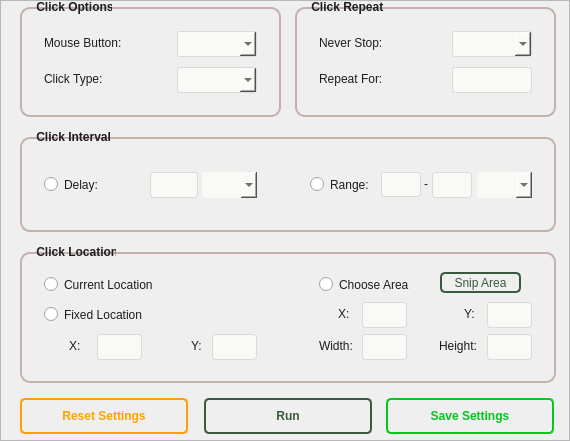
       <widget class="QFrame" name="home_frame">
        <property name="geometry">
         <rect>
          <x>72</x>
          <y>0</y>
          <width>570</width>
          <height>441</height>
         </rect>
        </property>
        <property name="sizePolicy">
         <sizepolicy hsizetype="Preferred" vsizetype="Preferred">
          <horstretch>0</horstretch>
          <verstretch>0</verstretch>
         </sizepolicy>
        </property>
        <property name="toolTip">
         <string/>
        </property>
        <property name="styleSheet">
         <string notr="true">color: rgb(30, 30, 30);
</string>
        </property>
        <property name="frameShape">
         <enum>QFrame::StyledPanel</enum>
        </property>
        <property name="frameShadow">
         <enum>QFrame::Raised</enum>
        </property>
        <property name="midLineWidth">
         <number>0</number>
        </property>
        <widget class="QPushButton" name="reset_settings_button">
         <property name="geometry">
          <rect>
           <x>20</x>
           <y>398</y>
           <width>168</width>
           <height>36</height>
          </rect>
         </property>
         <property name="font">
          <font>
           <pointsize>9</pointsize>
           <weight>75</weight>
           <bold>true</bold>
          </font>
         </property>
         <property name="toolTip">
          <string>&lt;p style='white-space:pre'&gt;Reset the tool to default values&lt;/p&gt;</string>
         </property>
         <property name="styleSheet">
          <string notr="true">QPushButton {
border-radius: 5px;
border: 2px solid rgb(255, 162, 0);
color: rgb(255, 162, 0);

}

QPushButton:hover {
color: white;
background-color: rgb(255, 162, 0);
}

QToolTip {
background-color: #e0e0e0;
border: none; }
</string>
         </property>
         <property name="text">
          <string>Reset Settings</string>
         </property>
        </widget>
        <widget class="QPushButton" name="save_settings_button">
         <property name="geometry">
          <rect>
           <x>386</x>
           <y>398</y>
           <width>168</width>
           <height>36</height>
          </rect>
         </property>
         <property name="font">
          <font>
           <pointsize>9</pointsize>
           <weight>75</weight>
           <bold>true</bold>
          </font>
         </property>
         <property name="toolTip">
          <string>&lt;p style='white-space:pre'&gt;Save the click settings to PC or App&lt;/p&gt;</string>
         </property>
         <property name="styleSheet">
          <string notr="true">QPushButton{
border-radius: 5px;
border: 2px solid rgb(3, 199, 26);
color: rgb(3, 199, 26);

}

QPushButton:hover {
color: white;
background-color: rgb(3, 199, 26);
}

QToolTip {
background-color: #e0e0e0;
border: none; }</string>
         </property>
         <property name="text">
          <string>Save Settings</string>
         </property>
        </widget>
        <widget class="QPushButton" name="play_button">
         <property name="geometry">
          <rect>
           <x>204</x>
           <y>398</y>
           <width>168</width>
           <height>36</height>
          </rect>
         </property>
         <property name="font">
          <font>
           <pointsize>9</pointsize>
           <weight>75</weight>
           <bold>true</bold>
          </font>
         </property>
         <property name="toolTip">
          <string/>
         </property>
         <property name="styleSheet">
          <string notr="true">QPushButton{
border-radius: 5px;
border: 2px solid #3A5A40;
color: #3A5A40;

}

QPushButton:hover {
color: white;
background-color: #3A5A40;
}</string>
         </property>
         <property name="text">
          <string>Run</string>
         </property>
         <property name="icon">
          <iconset>
           <normaloff>../../.designer/backup/images/Run.png</normaloff>../../.designer/backup/images/Run.png</iconset>
         </property>
        </widget>
        <widget class="QFrame" name="frame">
         <property name="geometry">
          <rect>
           <x>20</x>
           <y>7</y>
           <width>261</width>
           <height>110</height>
          </rect>
         </property>
         <property name="styleSheet">
          <string notr="true">border: 1.5px solid rgb(196, 177, 174);

border-radius: 10px;</string>
         </property>
         <property name="frameShape">
          <enum>QFrame::StyledPanel</enum>
         </property>
         <property name="frameShadow">
          <enum>QFrame::Raised</enum>
         </property>
         <widget class="QComboBox" name="click_type_combobox">
          <property name="geometry">
           <rect>
            <x>157</x>
            <y>60</y>
            <width>80</width>
            <height>26</height>
           </rect>
          </property>
          <property name="maximumSize">
           <size>
            <width>16777215</width>
            <height>16777215</height>
           </size>
          </property>
          <property name="font">
           <font>
            <pointsize>9</pointsize>
           </font>
          </property>
          <property name="styleSheet">
           <string notr="true">background-color: rgb(249, 249, 245);
border: 1px solid;
border-radius: 3px;
border-color: rgb(218, 218, 218)</string>
          </property>
          <property name="currentText">
           <string/>
          </property>
         </widget>
         <widget class="QComboBox" name="mouse_button_combobox">
          <property name="geometry">
           <rect>
            <x>157</x>
            <y>24</y>
            <width>80</width>
            <height>26</height>
           </rect>
          </property>
          <property name="maximumSize">
           <size>
            <width>16777215</width>
            <height>16777215</height>
           </size>
          </property>
          <property name="font">
           <font>
            <pointsize>9</pointsize>
           </font>
          </property>
          <property name="styleSheet">
           <string notr="true">background-color: rgb(249, 249, 245);
border: 1px solid;
border-radius: 3px;
border-color: rgb(218, 218, 218)</string>
          </property>
         </widget>
         <widget class="QLabel" name="mouse_button_label">
          <property name="geometry">
           <rect>
            <x>24</x>
            <y>27</y>
            <width>96</width>
            <height>18</height>
           </rect>
          </property>
          <property name="font">
           <font>
            <pointsize>9</pointsize>
           </font>
          </property>
          <property name="styleSheet">
           <string notr="true">border: none;</string>
          </property>
          <property name="text">
           <string>Mouse Button:</string>
          </property>
         </widget>
         <widget class="QLabel" name="click_type_label">
          <property name="geometry">
           <rect>
            <x>24</x>
            <y>63</y>
            <width>71</width>
            <height>18</height>
           </rect>
          </property>
          <property name="font">
           <font>
            <family>Arial</family>
            <pointsize>9</pointsize>
           </font>
          </property>
          <property name="styleSheet">
           <string notr="true">border: none;</string>
          </property>
          <property name="text">
           <string>Click Type:</string>
          </property>
         </widget>
         <zorder>click_type_combobox</zorder>
         <zorder>mouse_button_label</zorder>
         <zorder>click_type_label</zorder>
         <zorder>mouse_button_combobox</zorder>
        </widget>
        <widget class="QLabel" name="label_2">
         <property name="enabled">
          <bool>true</bool>
         </property>
         <property name="geometry">
          <rect>
           <x>33</x>
           <y>-1</y>
           <width>79</width>
           <height>16</height>
          </rect>
         </property>
         <property name="font">
          <font>
           <weight>75</weight>
           <bold>true</bold>
          </font>
         </property>
         <property name="styleSheet">
          <string notr="true">Border: none;</string>
         </property>
         <property name="text">
          <string> Click Options</string>
         </property>
        </widget>
        <widget class="QLabel" name="label_3">
         <property name="geometry">
          <rect>
           <x>308</x>
           <y>-1</y>
           <width>77</width>
           <height>16</height>
          </rect>
         </property>
         <property name="font">
          <font>
           <weight>75</weight>
           <bold>true</bold>
          </font>
         </property>
         <property name="styleSheet">
          <string notr="true">Border: none;</string>
         </property>
         <property name="text">
          <string> Click Repeat</string>
         </property>
        </widget>
        <widget class="QFrame" name="frame_2">
         <property name="geometry">
          <rect>
           <x>295</x>
           <y>7</y>
           <width>261</width>
           <height>110</height>
          </rect>
         </property>
         <property name="styleSheet">
          <string notr="true">border: 1.5px solid rgb(196, 177, 174);

border-radius: 10px;</string>
         </property>
         <property name="frameShape">
          <enum>QFrame::StyledPanel</enum>
         </property>
         <property name="frameShadow">
          <enum>QFrame::Raised</enum>
         </property>
         <widget class="QLabel" name="never_stop_label">
          <property name="geometry">
           <rect>
            <x>24</x>
            <y>27</y>
            <width>78</width>
            <height>18</height>
           </rect>
          </property>
          <property name="font">
           <font>
            <pointsize>9</pointsize>
           </font>
          </property>
          <property name="styleSheet">
           <string notr="true">border: none;</string>
          </property>
          <property name="text">
           <string>Never Stop:</string>
          </property>
         </widget>
         <widget class="QComboBox" name="never_stop_combobox">
          <property name="geometry">
           <rect>
            <x>157</x>
            <y>24</y>
            <width>80</width>
            <height>26</height>
           </rect>
          </property>
          <property name="maximumSize">
           <size>
            <width>16777215</width>
            <height>16777215</height>
           </size>
          </property>
          <property name="font">
           <font>
            <pointsize>9</pointsize>
           </font>
          </property>
          <property name="styleSheet">
           <string notr="true">background-color: rgb(249, 249, 245);
border: 1px solid;
border-radius: 3px;
border-color: rgb(218, 218, 218)
</string>
          </property>
         </widget>
         <widget class="QLabel" name="repeat_for_label">
          <property name="geometry">
           <rect>
            <x>24</x>
            <y>63</y>
            <width>78</width>
            <height>18</height>
           </rect>
          </property>
          <property name="font">
           <font>
            <pointsize>9</pointsize>
           </font>
          </property>
          <property name="styleSheet">
           <string notr="true">border: none;</string>
          </property>
          <property name="text">
           <string>Repeat For:</string>
          </property>
         </widget>
         <widget class="QLineEdit" name="repeat_for_number">
          <property name="geometry">
           <rect>
            <x>157</x>
            <y>60</y>
            <width>80</width>
            <height>26</height>
           </rect>
          </property>
          <property name="styleSheet">
           <string notr="true">background-color: rgb(249, 249, 245);
border-radius: 3px;
border: 1px solid;
border-color: rgb(218, 218, 218)</string>
          </property>
         </widget>
        </widget>
        <widget class="QFrame" name="frame_3">
         <property name="geometry">
          <rect>
           <x>20</x>
           <y>137</y>
           <width>536</width>
           <height>95</height>
          </rect>
         </property>
         <property name="styleSheet">
          <string notr="true">border: 1.5px solid rgb(196, 177, 174);

border-radius: 10px;</string>
         </property>
         <property name="frameShape">
          <enum>QFrame::StyledPanel</enum>
         </property>
         <property name="frameShadow">
          <enum>QFrame::Raised</enum>
         </property>
         <widget class="QComboBox" name="delay_time_combobox_2">
          <property name="geometry">
           <rect>
            <x>457</x>
            <y>35</y>
            <width>55</width>
            <height>26</height>
           </rect>
          </property>
          <property name="font">
           <font>
            <pointsize>9</pointsize>
           </font>
          </property>
          <property name="styleSheet">
           <string notr="true">background-color: rgb(249, 249, 245);
border-radius: 3px;
border: none;</string>
          </property>
         </widget>
         <widget class="QRadioButton" name="repeat_radio_button">
          <property name="geometry">
           <rect>
            <x>24</x>
            <y>38</y>
            <width>74</width>
            <height>19</height>
           </rect>
          </property>
          <property name="font">
           <font>
            <pointsize>9</pointsize>
           </font>
          </property>
          <property name="styleSheet">
           <string notr="true">border: none;</string>
          </property>
          <property name="text">
           <string>Delay:</string>
          </property>
         </widget>
         <widget class="QComboBox" name="delay_time_combobox">
          <property name="geometry">
           <rect>
            <x>182</x>
            <y>35</y>
            <width>55</width>
            <height>26</height>
           </rect>
          </property>
          <property name="font">
           <font>
            <pointsize>9</pointsize>
           </font>
          </property>
          <property name="styleSheet">
           <string notr="true">background-color: rgb(249, 249, 245);
border-radius: 3px;
border: none;</string>
          </property>
         </widget>
         <widget class="QRadioButton" name="range_radio_button">
          <property name="geometry">
           <rect>
            <x>290</x>
            <y>38</y>
            <width>71</width>
            <height>19</height>
           </rect>
          </property>
          <property name="font">
           <font>
            <pointsize>9</pointsize>
           </font>
          </property>
          <property name="styleSheet">
           <string notr="true">border: none;</string>
          </property>
          <property name="text">
           <string>Range:</string>
          </property>
         </widget>
         <widget class="QLabel" name="label_8">
          <property name="geometry">
           <rect>
            <x>404</x>
            <y>39</y>
            <width>5</width>
            <height>16</height>
           </rect>
          </property>
          <property name="styleSheet">
           <string notr="true">border: none;</string>
          </property>
          <property name="text">
           <string>-</string>
          </property>
         </widget>
         <widget class="QLineEdit" name="delay_time_entrybox">
          <property name="geometry">
           <rect>
            <x>130</x>
            <y>35</y>
            <width>48</width>
            <height>26</height>
           </rect>
          </property>
          <property name="styleSheet">
           <string notr="true">background-color: rgb(249, 249, 245);
border-radius: 3px;
border: 1px solid;
border-color: rgb(218, 218, 218)</string>
          </property>
         </widget>
         <widget class="QLineEdit" name="range_min">
          <property name="geometry">
           <rect>
            <x>361</x>
            <y>35</y>
            <width>40</width>
            <height>25</height>
           </rect>
          </property>
          <property name="styleSheet">
           <string notr="true">background-color: rgb(249, 249, 245);
border-radius: 3px;
border: 1px solid;
border-color: rgb(218, 218, 218)</string>
          </property>
         </widget>
         <widget class="QLineEdit" name="range_max">
          <property name="geometry">
           <rect>
            <x>412</x>
            <y>35</y>
            <width>40</width>
            <height>26</height>
           </rect>
          </property>
          <property name="styleSheet">
           <string notr="true">background-color: rgb(249, 249, 245);
border-radius: 3px;
border: 1px solid;
border-color: rgb(218, 218, 218)</string>
          </property>
         </widget>
        </widget>
        <widget class="QLabel" name="label_4">
         <property name="geometry">
          <rect>
           <x>33</x>
           <y>129</y>
           <width>81</width>
           <height>16</height>
          </rect>
         </property>
         <property name="font">
          <font>
           <weight>75</weight>
           <bold>true</bold>
          </font>
         </property>
         <property name="styleSheet">
          <string notr="true">Border: none;</string>
         </property>
         <property name="text">
          <string> Click Interval</string>
         </property>
        </widget>
        <widget class="QFrame" name="frame_4">
         <property name="geometry">
          <rect>
           <x>20</x>
           <y>252</y>
           <width>536</width>
           <height>131</height>
          </rect>
         </property>
         <property name="styleSheet">
          <string notr="true">border: 1.5px solid rgb(196, 177, 174);

border-radius: 10px;</string>
         </property>
         <property name="frameShape">
          <enum>QFrame::StyledPanel</enum>
         </property>
         <property name="frameShadow">
          <enum>QFrame::Raised</enum>
         </property>
         <widget class="QRadioButton" name="current_location_radio_button">
          <property name="geometry">
           <rect>
            <x>24</x>
            <y>23</y>
            <width>129</width>
            <height>19</height>
           </rect>
          </property>
          <property name="minimumSize">
           <size>
            <width>0</width>
            <height>0</height>
           </size>
          </property>
          <property name="maximumSize">
           <size>
            <width>178</width>
            <height>16777215</height>
           </size>
          </property>
          <property name="font">
           <font>
            <pointsize>9</pointsize>
           </font>
          </property>
          <property name="whatsThis">
           <string>&lt;html&gt;&lt;head/&gt;&lt;body&gt;&lt;p&gt;&lt;br/&gt;&lt;/p&gt;&lt;/body&gt;&lt;/html&gt;</string>
          </property>
          <property name="styleSheet">
           <string notr="true">border: none;</string>
          </property>
          <property name="text">
           <string>Current Location</string>
          </property>
         </widget>
         <widget class="QRadioButton" name="fixed_location_radio_button">
          <property name="geometry">
           <rect>
            <x>24</x>
            <y>53</y>
            <width>115</width>
            <height>19</height>
           </rect>
          </property>
          <property name="minimumSize">
           <size>
            <width>0</width>
            <height>0</height>
           </size>
          </property>
          <property name="maximumSize">
           <size>
            <width>178</width>
            <height>16777215</height>
           </size>
          </property>
          <property name="font">
           <font>
            <pointsize>9</pointsize>
           </font>
          </property>
          <property name="styleSheet">
           <string notr="true">border: none;</string>
          </property>
          <property name="text">
           <string>Fixed Location</string>
          </property>
         </widget>
         <widget class="QLabel" name="y_right_label">
          <property name="geometry">
           <rect>
            <x>171</x>
            <y>85</y>
            <width>14</width>
            <height>18</height>
           </rect>
          </property>
          <property name="font">
           <font>
            <pointsize>9</pointsize>
           </font>
          </property>
          <property name="styleSheet">
           <string notr="true">border: none;</string>
          </property>
          <property name="text">
           <string>Y:</string>
          </property>
         </widget>
         <widget class="QLabel" name="height_label">
          <property name="geometry">
           <rect>
            <x>419</x>
            <y>85</y>
            <width>46</width>
            <height>18</height>
           </rect>
          </property>
          <property name="font">
           <font>
            <pointsize>9</pointsize>
           </font>
          </property>
          <property name="styleSheet">
           <string notr="true">border: none;</string>
          </property>
          <property name="text">
           <string>Height:</string>
          </property>
         </widget>
         <widget class="QRadioButton" name="select_area_radio_button">
          <property name="geometry">
           <rect>
            <x>299</x>
            <y>23</y>
            <width>111</width>
            <height>19</height>
           </rect>
          </property>
          <property name="sizePolicy">
           <sizepolicy hsizetype="Expanding" vsizetype="Fixed">
            <horstretch>0</horstretch>
            <verstretch>0</verstretch>
           </sizepolicy>
          </property>
          <property name="minimumSize">
           <size>
            <width>0</width>
            <height>0</height>
           </size>
          </property>
          <property name="maximumSize">
           <size>
            <width>177</width>
            <height>16777215</height>
           </size>
          </property>
          <property name="font">
           <font>
            <pointsize>9</pointsize>
           </font>
          </property>
          <property name="styleSheet">
           <string notr="true">border: none;</string>
          </property>
          <property name="text">
           <string>Choose Area</string>
          </property>
         </widget>
         <widget class="QLabel" name="y_left_label">
          <property name="geometry">
           <rect>
            <x>444</x>
            <y>53</y>
            <width>15</width>
            <height>18</height>
           </rect>
          </property>
          <property name="font">
           <font>
            <pointsize>9</pointsize>
           </font>
          </property>
          <property name="styleSheet">
           <string notr="true">border: none;</string>
          </property>
          <property name="text">
           <string>Y:</string>
          </property>
         </widget>
         <widget class="QLabel" name="x_right_label">
          <property name="geometry">
           <rect>
            <x>49</x>
            <y>85</y>
            <width>14</width>
            <height>18</height>
           </rect>
          </property>
          <property name="font">
           <font>
            <pointsize>9</pointsize>
           </font>
          </property>
          <property name="styleSheet">
           <string notr="true">border: none;</string>
          </property>
          <property name="text">
           <string>X:</string>
          </property>
         </widget>
         <widget class="QLabel" name="x_left_label">
          <property name="geometry">
           <rect>
            <x>318</x>
            <y>53</y>
            <width>14</width>
            <height>18</height>
           </rect>
          </property>
          <property name="font">
           <font>
            <pointsize>9</pointsize>
           </font>
          </property>
          <property name="styleSheet">
           <string notr="true">border: none;</string>
          </property>
          <property name="text">
           <string>X:</string>
          </property>
         </widget>
         <widget class="QLabel" name="width_label">
          <property name="geometry">
           <rect>
            <x>299</x>
            <y>85</y>
            <width>42</width>
            <height>18</height>
           </rect>
          </property>
          <property name="font">
           <font>
            <pointsize>9</pointsize>
           </font>
          </property>
          <property name="styleSheet">
           <string notr="true">border: none;</string>
          </property>
          <property name="text">
           <string>Width:</string>
          </property>
         </widget>
         <widget class="QLineEdit" name="fixed_location_x">
          <property name="geometry">
           <rect>
            <x>77</x>
            <y>82</y>
            <width>45</width>
            <height>26</height>
           </rect>
          </property>
          <property name="styleSheet">
           <string notr="true">background-color: rgb(249, 249, 245);
border-radius: 3px;
border: 1px solid;
border-color: rgb(218, 218, 218)</string>
          </property>
         </widget>
         <widget class="QLineEdit" name="fixed_location_y">
          <property name="geometry">
           <rect>
            <x>192</x>
            <y>82</y>
            <width>45</width>
            <height>26</height>
           </rect>
          </property>
          <property name="styleSheet">
           <string notr="true">background-color: rgb(249, 249, 245);
border-radius: 3px;
border: 1px solid;
border-color: rgb(218, 218, 218)</string>
          </property>
         </widget>
         <widget class="QLineEdit" name="select_area_x">
          <property name="geometry">
           <rect>
            <x>342</x>
            <y>50</y>
            <width>45</width>
            <height>26</height>
           </rect>
          </property>
          <property name="styleSheet">
           <string notr="true">background-color: rgb(249, 249, 245);
border-radius: 3px;
border: 1px solid;
border-color: rgb(218, 218, 218)</string>
          </property>
         </widget>
         <widget class="QLineEdit" name="select_area_y">
          <property name="geometry">
           <rect>
            <x>467</x>
            <y>50</y>
            <width>45</width>
            <height>26</height>
           </rect>
          </property>
          <property name="styleSheet">
           <string notr="true">background-color: rgb(249, 249, 245);
border-radius: 3px;
border: 1px solid;
border-color: rgb(218, 218, 218)</string>
          </property>
         </widget>
         <widget class="QLineEdit" name="select_area_width">
          <property name="geometry">
           <rect>
            <x>342</x>
            <y>82</y>
            <width>45</width>
            <height>26</height>
           </rect>
          </property>
          <property name="styleSheet">
           <string notr="true">background-color: rgb(249, 249, 245);
border-radius: 3px;
border: 1px solid;
border-color: rgb(218, 218, 218)</string>
          </property>
         </widget>
         <widget class="QLineEdit" name="select_area_height">
          <property name="geometry">
           <rect>
            <x>467</x>
            <y>82</y>
            <width>45</width>
            <height>26</height>
           </rect>
          </property>
          <property name="styleSheet">
           <string notr="true">background-color: rgb(249, 249, 245);
border-radius: 3px;
border: 1px solid;
border-color: rgb(218, 218, 218)</string>
          </property>
         </widget>
         <widget class="QPushButton" name="snipping_push_button">
          <property name="geometry">
           <rect>
            <x>420</x>
            <y>20</y>
            <width>81</width>
            <height>21</height>
           </rect>
          </property>
          <property name="font">
           <font>
            <pointsize>9</pointsize>
           </font>
          </property>
          <property name="styleSheet">
           <string notr="true">QPushButton{
border-radius: 5px;
border: 2px solid #3A5A40;
color: #3A5A40;

}

QPushButton:hover {
color: white;
background-color: #3A5A40;
}</string>
          </property>
          <property name="text">
           <string>Snip Area</string>
          </property>
         </widget>
        </widget>
        <widget class="QLabel" name="label_6">
         <property name="geometry">
          <rect>
           <x>33</x>
           <y>244</y>
           <width>83</width>
           <height>16</height>
          </rect>
         </property>
         <property name="font">
          <font>
           <weight>75</weight>
           <bold>true</bold>
          </font>
         </property>
         <property name="styleSheet">
          <string notr="true">Border: none;</string>
         </property>
         <property name="text">
          <string> Click Location</string>
         </property>
        </widget>
        <zorder>frame</zorder>
        <zorder>save_settings_button</zorder>
        <zorder>play_button</zorder>
        <zorder>reset_settings_button</zorder>
        <zorder>label_2</zorder>
        <zorder>frame_2</zorder>
        <zorder>label_3</zorder>
        <zorder>frame_3</zorder>
        <zorder>frame_4</zorder>
        <zorder>label_6</zorder>
        <zorder>label_4</zorder>
       </widget>
